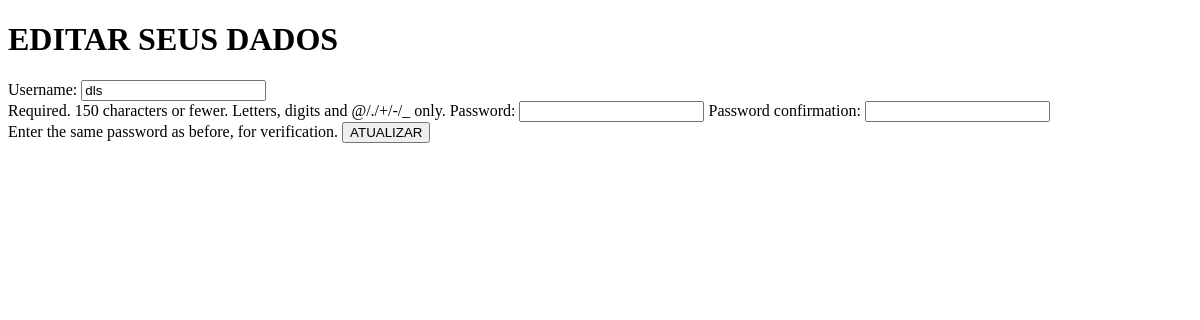
The app's page /dados/1/, older data.
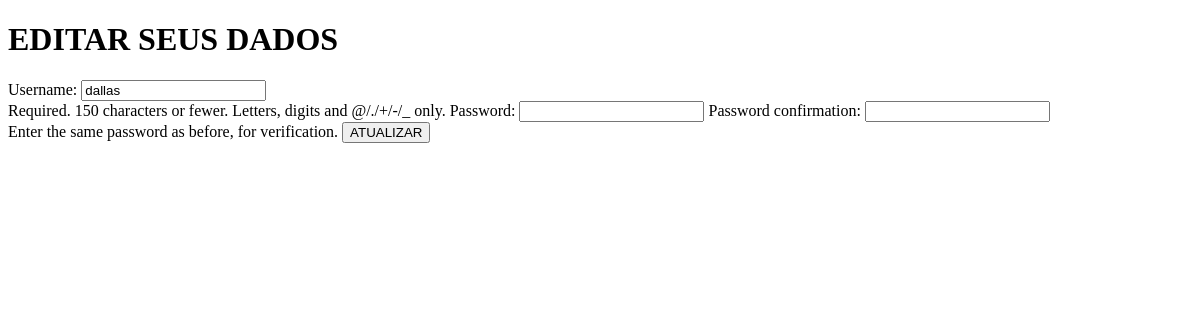
The same page, newer data.
### core/models.py (models this page shows, shortened)
class Usuario(AbstractUser):
    nome = models.CharField('Nome Completo', max_length=100,blank=False)
    idade = models.IntegerField('Idade',blank=False)
    cpf = CPFField(masked=True,blank=False,unique=True)
    USERNAME_FIELD = 'cpf'
    class Meta:
        permissions = [
            ("CD","Cadastrar,Apagar"),
            ("RU","Lerd,Atualizar")
        ]

### core/views.py (the view)
# urls.py: path('dados/<int:id>/',dados,name='edit_dados'),
def dados(request,id):
    user = Usuario.objects.get(pk=id)
    form = UserCreationForm(request.POST or None, instance=user)
    if form.is_valid():
        form.save()
        return redirect('perfil')
    contexto = {
        'form': form
    }
    return render(request, 'dadosEdit.html', contexto)

### templates/dadosEdit.html (shortened to what this page needs)
<!DOCTYPE html>
<html lang="en">
<head>
</head>
<body>
    <h1>EDITAR SEUS DADOS</h1>
    <form method="post">
        {{form}}
        <input type="submit" value="ATUALIZAR">
    </form>
</body>
</html>

Row changes from the older to the newer data that the page shows:
changed Usuario: username "dls" → "dallas"
